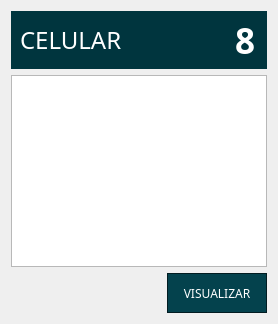
            <widget class="QWidget" name="pageCelular">
             <layout class="QVBoxLayout" name="verticalLayout_20">
              <item>
               <widget class="QFrame" name="frame_10">
                <property name="sizePolicy">
                 <sizepolicy hsizetype="Preferred" vsizetype="Fixed">
                  <horstretch>1</horstretch>
                  <verstretch>1</verstretch>
                 </sizepolicy>
                </property>
                <property name="minimumSize">
                 <size>
                  <width>0</width>
                  <height>58</height>
                 </size>
                </property>
                <property name="maximumSize">
                 <size>
                  <width>16777215</width>
                  <height>58</height>
                 </size>
                </property>
                <property name="styleSheet">
                 <string notr="true">background-color: rgb(0, 53, 62);</string>
                </property>
                <property name="frameShape">
                 <enum>QFrame::NoFrame</enum>
                </property>
                <property name="frameShadow">
                 <enum>QFrame::Raised</enum>
                </property>
                <layout class="QHBoxLayout" name="horizontalLayout_23">
                 <property name="spacing">
                  <number>20</number>
                 </property>
                 <property name="topMargin">
                  <number>0</number>
                 </property>
                 <property name="rightMargin">
                  <number>11</number>
                 </property>
                 <property name="bottomMargin">
                  <number>0</number>
                 </property>
                 <item>
                  <widget class="QLabel" name="label_5">
                   <property name="font">
                    <font>
                     <family>Asap</family>
                     <pointsize>18</pointsize>
                    </font>
                   </property>
                   <property name="styleSheet">
                    <string notr="true">color: rgb(255, 255, 255);</string>
                   </property>
                   <property name="text">
                    <string>CELULAR</string>
                   </property>
                  </widget>
                 </item>
                 <item>
                  <layout class="QVBoxLayout" name="verticalLayout_19">
                   <property name="spacing">
                    <number>0</number>
                   </property>
                   <property name="bottomMargin">
                    <number>0</number>
                   </property>
                  </layout>
                 </item>
                 <item>
                  <spacer name="horizontalSpacer_4">
                   <property name="orientation">
                    <enum>Qt::Horizontal</enum>
                   </property>
                   <property name="sizeHint" stdset="0">
                    <size>
                     <width>40</width>
                     <height>20</height>
                    </size>
                   </property>
                  </spacer>
                 </item>
                 <item>
                  <widget class="QLabel" name="labelTotalcelular">
                   <property name="font">
                    <font>
                     <family>Segoe UI Semibold</family>
                     <pointsize>26</pointsize>
                     <weight>75</weight>
                     <bold>true</bold>
                    </font>
                   </property>
                   <property name="styleSheet">
                    <string notr="true">color: rgb(255, 255, 255);</string>
                   </property>
                   <property name="text">
                    <string>8</string>
                   </property>
                  </widget>
                 </item>
                </layout>
               </widget>
              </item>
              <item>
               <widget class="QTableWidget" name="tableWidgetCelular"/>
              </item>
              <item>
               <layout class="QHBoxLayout" name="horizontalLayout_26">
                <item>
                 <spacer name="horizontalSpacer_7">
                  <property name="orientation">
                   <enum>Qt::Horizontal</enum>
                  </property>
                  <property name="sizeHint" stdset="0">
                   <size>
                    <width>40</width>
                    <height>20</height>
                   </size>
                  </property>
                 </spacer>
                </item>
                <item>
                 <widget class="QPushButton" name="ButtonCelView">
                  <property name="minimumSize">
                   <size>
                    <width>100</width>
                    <height>40</height>
                   </size>
                  </property>
                  <property name="font">
                   <font>
                    <family>Asap</family>
                    <pointsize>9</pointsize>
                   </font>
                  </property>
                  <property name="styleSheet">
                   <string notr="true">QPushButton{
	background-color: rgb(4, 66, 77);
	color: rgb(255, 255, 255);
	border: 1px solid;
	border-color: rgb(2, 28, 33);
}

QPushButton:hover {
	
	background-color: rgb(5, 75, 88);
}
QPushButton:pressed {
	
	background-color: rgb(2, 38, 45);
}</string>
                  </property>
                  <property name="text">
                   <string>VISUALIZAR</string>
                  </property>
                 </widget>
                </item>
               </layout>
              </item>
             </layout>
            </widget>
